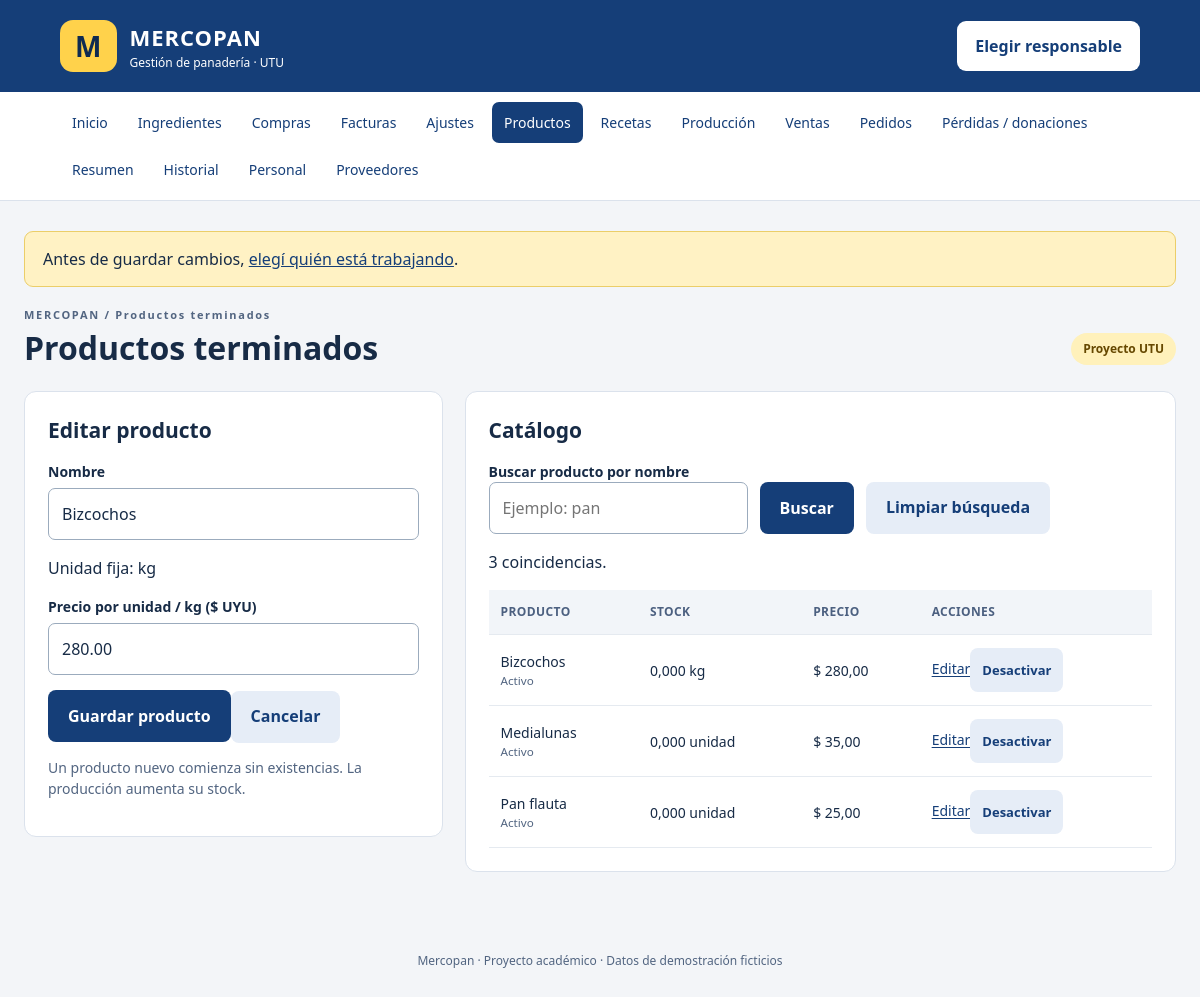
The app's page /productos.php?editar=2 with its own data.
### tables this page shows
CREATE TABLE IF NOT EXISTS productos (
 id INT AUTO_INCREMENT PRIMARY KEY, nombre VARCHAR(100) NOT NULL UNIQUE,
 unidad ENUM('kg','unidad') NOT NULL, precio DECIMAL(12,2) NOT NULL,
 stock DECIMAL(12,3) NOT NULL DEFAULT 0, activo TINYINT NOT NULL DEFAULT 1
);

### includes/funciones.php (called while the page is built, shortened)
<?php
require_once __DIR__ . '/config.php';
function conectar(bool $usarBase = true): PDO {
    global $config;
    $dsn = 'mysql:host=' . $config['host'] . ';port=' . $config['puerto'] . ';charset=utf8mb4';
    if ($usarBase) $dsn .= ';dbname=' . $config['base'];
    $pdo = new PDO($dsn, $config['usuario'], $config['clave'], [
        PDO::ATTR_ERRMODE => PDO::ERRMODE_EXCEPTION,
        PDO::ATTR_DEFAULT_FETCH_MODE => PDO::FETCH_ASSOC,
        PDO::ATTR_EMULATE_PREPARES => false
    ]);
    $pdo->exec("SET time_zone = '-03:00'");
    return $pdo;
}
function db(): PDO {
    static $pdo;
    if (!$pdo) $pdo = conectar();
    return $pdo;
}
function consulta(string $sql, array $datos = []): PDOStatement {
    $q = db()->prepare($sql); $q->execute($datos); return $q;
}
function e($valor): string { return htmlspecialchars((string)$valor, ENT_QUOTES, 'UTF-8'); }
function n($valor, int $decimales = 3): string {
    return number_format((float)$valor, $decimales, ',', '.');
}
function valor(string $campo, $defecto = ''): string { return e($_POST[$campo] ?? $defecto); }

### includes/busqueda_catalogo.php (called while the page is built, shortened)
<?php
function filtroCatalogo(string $tabla, array $datos): array {
    $buscar = $datos['buscar'] ?? '';
    $buscar = trim($buscar);
    return compact('buscar','sql','params');
}
function buscarCatalogo(string $tabla, array $datos): array {
    $filtro = filtroCatalogo($tabla, $datos);
    return ['buscar'=>$filtro['buscar'], 'filas'=>consulta($filtro['sql'], $filtro['params'])->fetchAll()];
}

### productos.php (the view, shortened to what this page needs)
<?php require 'includes/inicio.php';
$editar=consulta('SELECT * FROM productos WHERE id=?',[(int)($_GET['editar'] ?? 0)])->fetch() ?: [];
require_once 'includes/busqueda_catalogo.php';
$buscar = ''; $filas = [];
try { ['buscar'=>$buscar, 'filas'=>$filas] = buscarCatalogo('productos', $_GET); }
catch (Throwable $ex) { $error = mensajeError($ex); }
$titulo='Productos terminados';require 'includes/header.php'; ?>
<div class="dos"><section class="panel"><h2><?= $editar?'Editar producto':'Agregar producto' ?></h2><form method="post"><?php formulario(); ?><input type="hidden" name="id" value="<?= e($editar['id'] ?? 0) ?>">
<label for="nombre">Nombre</label><input id="nombre" name="nombre" maxlength="100" required value="<?= valor('nombre',$editar['nombre'] ?? '') ?>">
<?php if(!$editar): ?><label for="unidad">Se vende por</label><select id="unidad" name="unidad"><option value="unidad">Unidad</option><option value="kg">Kilogramo</option></select><?php else: ?><p>Unidad fija: <?= e($editar['unidad']) ?></p><?php endif; ?>
<label for="precio">Precio por unidad / kg ($ UYU)</label><input id="precio" name="precio" type="number" min="0.01" max="999999" step="0.01" required value="<?= valor('precio',$editar['precio'] ?? '') ?>"><button type="submit">Guardar producto</button><?php if($editar): ?><a class="boton secundario" href="productos.php">Cancelar</a><?php endif; ?></form><p class="ayuda">Un producto nuevo comienza sin existencias. La producción aumenta su stock.</p></section>
<section class="panel"><h2>Catálogo</h2>
<form method="get" class="filtros"><div><label for="buscar">Buscar producto por nombre</label><input id="buscar" name="buscar" maxlength="100" value="<?= e($buscar) ?>" placeholder="Ejemplo: pan"></div><button>Buscar</button><a class="boton secundario" href="productos.php">Limpiar búsqueda</a></form>
<p role="status"><?= count($filas) ?> coincidencias<?= $buscar!==''?' para «'.e($buscar).'»':'' ?>.</p>
<div class="tabla"><table><thead><tr><th>Producto</th><th>Stock</th><th>Precio</th><th>Acciones</th></tr></thead><tbody>
<?php foreach($filas as $r): ?><tr><td><?= e($r['nombre']) ?><small><?= $r['activo']?'Activo':'Inactivo' ?></small></td><td><?= n($r['stock']) ?> <?= e($r['unidad']) ?></td><td>$ <?= n($r['precio'],2) ?></td><td><a href="?<?= e(http_build_query(['editar'=>$r['id'],'buscar'=>$buscar])) ?>">Editar</a><form class="enlinea" method="post" data-confirmar="¿Cambiar el estado del producto?"><button class="secundario" type="submit"><?= $r['activo']?'Desactivar':'Activar' ?></button></form></td></tr><?php endforeach; ?></tbody></table></div></section></div>
<?php require 'includes/footer.php'; ?>

### assets/estilos.css (style rules this page uses)
:root { --azul:#153e78;--oscuro:#0e2a51;--amarillo:#ffd24b;--fondo:#f3f5f8;--borde:#dbe2ec;--texto:#172b46 }
* { box-sizing:border-box }
body { margin:0;background:var(--fondo);color:var(--texto);font:16px/1.5 system-ui,-apple-system,Segoe UI,sans-serif }
a { color:var(--azul) }
h2 { font-size:21px;margin:0 0 15px }
.dos { display:grid;grid-template-columns:minmax(260px,1fr) minmax(360px,1.7fr);gap:22px;align-items:start }
.tarjeta,section.panel { background:white;border:1px solid var(--borde);border-radius:12px;padding:23px;margin-bottom:20px }
.ayuda { font-size:14px;color:#526581 }
label { display:block;font-weight:650;font-size:14px;margin:14px 0 6px }
input,select,textarea,button,.boton { font:inherit }
input,select,textarea { width:100%;padding:13px;border:1px solid #9babbd;border-radius:7px;background:#fff;color:var(--texto);min-height:49px }
button,.boton { display:inline-block;min-height:52px;padding:13px 20px;border:0;border-radius:8px;background:var(--azul);color:#fff;cursor:pointer;font-weight:700;text-decoration:none;text-align:center;margin-top:15px }
.secundario { background:#e6edf7;color:var(--azul) }
.tabla { overflow-x:auto }
table { width:100%;border-collapse:collapse;font-size:14px }
th,td { text-align:left;padding:13px 12px;border-bottom:1px solid #e5eaf0;vertical-align:middle }
th { background:#f2f5f9;color:#4c6080;font-size:12px;text-transform:uppercase;letter-spacing:.4px }
td small { display:block;color:#526581 }
.enlinea { display:inline }
.enlinea button { margin:0;min-height:44px;padding:8px 12px;font-size:13px }
.filtros { display:flex;gap:12px;align-items:end;flex-wrap:wrap }
.filtros label { margin:0 }
.filtros button { margin:0 }
.dos>* , .grid>* { min-width:0 }
input,select,textarea { min-width:0;max-width:100% }

### records on screen
productos: nombre "Bizcochos", unidad "kg", precio "280.00", activo "Activo", stock "0,000", precio "280,00"
productos: nombre "Medialunas", activo "Activo", stock "0,000", unidad "unidad", precio "35,00"
productos: nombre "Pan flauta", activo "Activo", stock "0,000", unidad "unidad", precio "25,00"

### other values on screen
$nombre "Inicio"
$nombre "Ingredientes"
$nombre "Compras"
$nombre "Facturas"
$nombre "Ajustes"
$nombre "Productos"
$nombre "Recetas"
$nombre "Producción"
$nombre "Ventas"
$nombre "Pedidos"
$nombre "Pérdidas / donaciones"
$nombre "Resumen"
$nombre "Historial"
$nombre "Personal"
$nombre "Proveedores"
